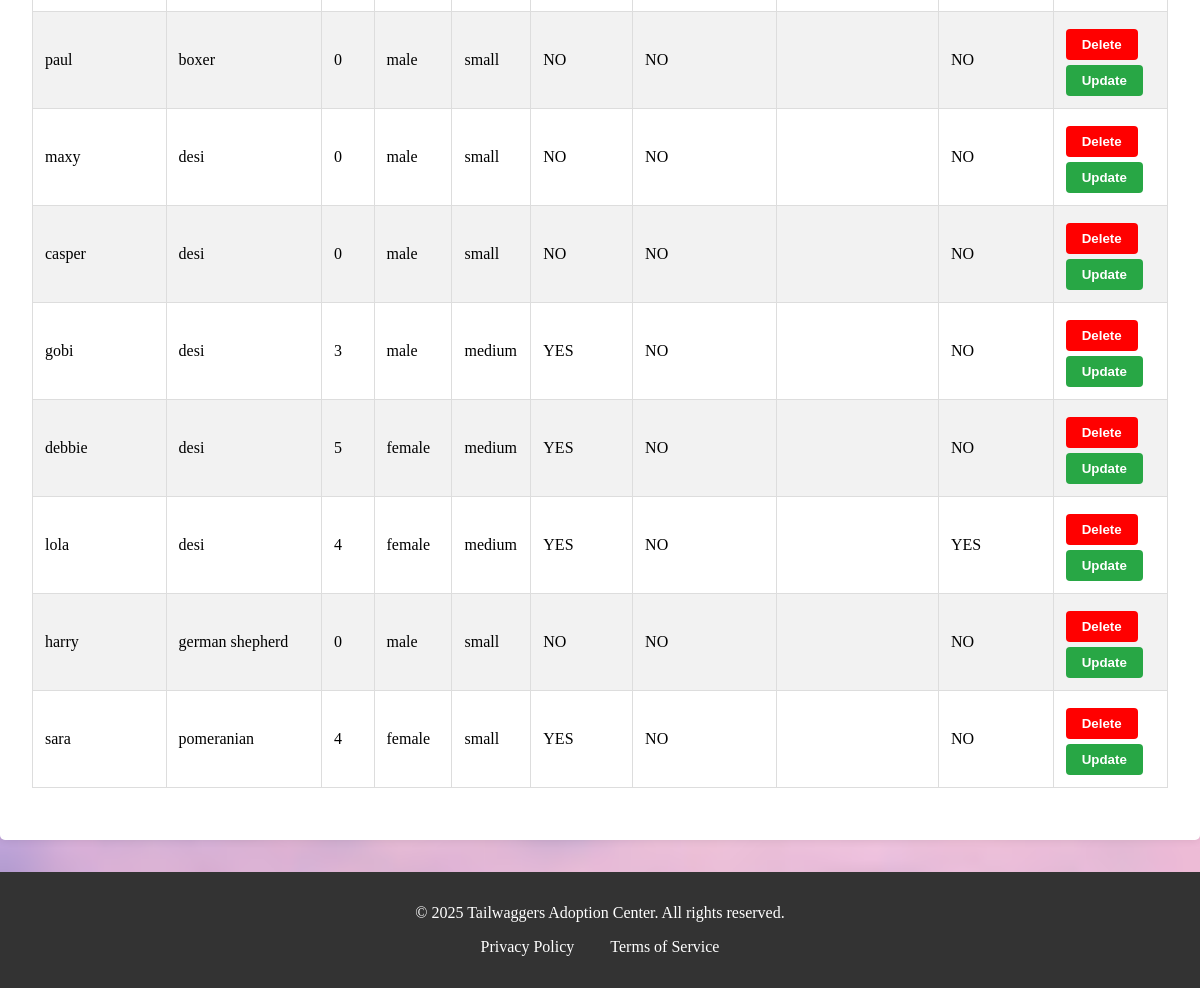
The app's page /manage_pets (signed in, lower part), older data.
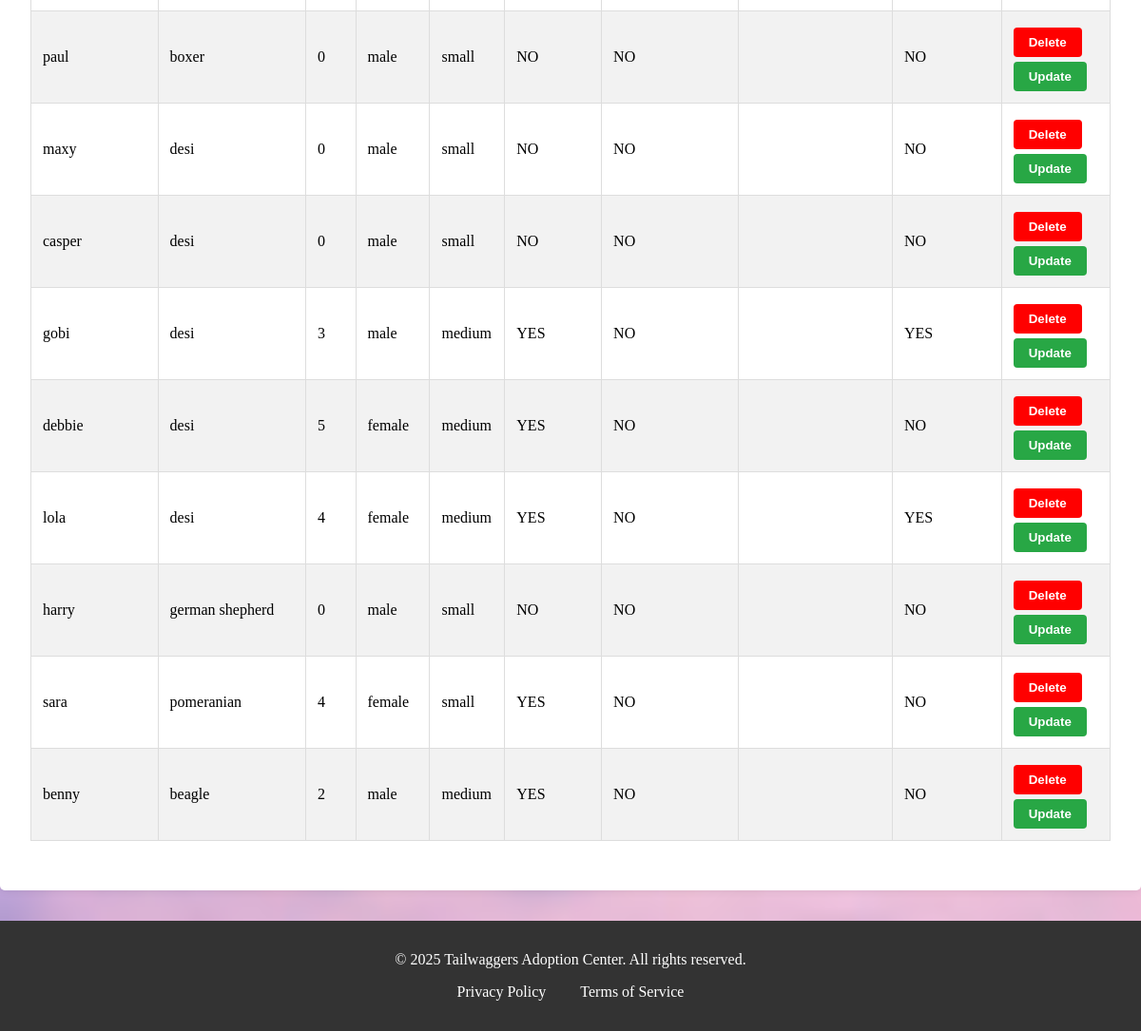
The same page, newer data.
### webpage/models.py (models this page shows, shortened)
class pet(models.Model):
    SIZE_CHOICES = [ ('small', 'Small'), ('medium', 'Medium'), ('large', 'Large'), ]
    GENDER_CHOICES =[("female","Female"),("male","Male")]
    name=models.CharField(max_length=50)
    age=models.CharField(max_length=20)
    breed=models.ForeignKey(breed,on_delete=models.CASCADE,default=1)
    gender=models.CharField(max_length=10,choices=GENDER_CHOICES ,default='male')
    description = models.TextField(max_length=300,blank=True)
    size = models.CharField(max_length=10, choices=SIZE_CHOICES, default='medium')
    vaccinations = models.BooleanField(default=False)
    spayed_neutered = models.BooleanField(default=False)
    medical_conditions = models.CharField(max_length=100, blank=True)
    image=models.ImageField(upload_to=("upload/image/"))
    is_adopted=models.BooleanField(default=False)
    class Meta:
        permissions = [("can_add_pet","can add pet")]

class breed(models.Model):
    ACTIVITY_LEVEL_CHOICES = [ ('low', 'Low'), ('medium', 'Medium'), ('high', 'High'), ]
    SIZE_CHOICES = [ ('small', 'Small'), ('medium', 'Medium'), ('large', 'Large'), ]
    name = models.CharField(max_length=50)
    good_with_kids = models.BooleanField(default=False)
    low_shedding =models.BooleanField(default=False)
    first_time_owner = models.BooleanField(default=False)
    Guard_dog = models.BooleanField(default=False)
    athletic = models.BooleanField(default=False)
    first_time_owner = models.BooleanField(default=False)
    image=models.ImageField(upload_to=("upload/image/"), blank=True)
    activity_level = models.CharField(max_length=10, choices=ACTIVITY_LEVEL_CHOICES, default='medium')
    size = models.CharField(max_length=10, choices=SIZE_CHOICES, default='medium')

### webpage/views.py (the view)
# urls.py: path('manage_pets',views.manage_pets, name="manage_pets"),
@user_passes_test(lambda u: u.is_staff)
@cache_control(no_cache=True, must_revalidate=True, no_store=True)
def manage_pets(request):
    pets = pet.objects.all()
    breeds = breed.objects.all()
    search_params = {
        'name__icontains': request.GET.get('search', ''),
        'breed__name__icontains': request.GET.get('breed', ''),
        'is_adopted': request.GET.get('adopted', '').lower() == 'yes' if request.GET.get('adopted') else None
    }
    search_params = {k: v for k, v in search_params.items() if v}
    if search_params:
        pets = pets.filter(**search_params)
    if request.method == 'POST':
        pet_id = request.POST.get('pet_id')
        pet_to_delete = pet.objects.get(id=pet_id)
        pet_to_delete.delete()
        messages.success(request, "Pet deleted successfully!")
        return redirect('manage_pets')
    return render(request, "staff/manage_pets.html", {"pets": pets,"search_params": search_params,"breeds": breeds})

### webpage/templates/staff/manage_pets.html (shortened to what this page needs)
{% extends 'base.html'%}
{% block content%}
<div class="manage-pets-container">
<table>
    <tbody>
        {% for pet in pets %}
        <tr>
            <td>{{ pet.name }}</td>
            <td>{{ pet.breed.name }}</td>
            <td>{{ pet.age }}</td>
            <td>{{ pet.gender }}</td>
            <td>{{ pet.size }}</td>
            <td>{% if pet.vaccinations %}
                YES
                {% else %}
                NO
                {% endif %}
            </td>
            <td>{%if  pet.spayed_neutered %}
                YES
                {% else %}
                NO
                {% endif %}
            </td>
            <td>{{ pet.medical_conditions }}</td>
            <td>{% if pet.is_adopted %}
                YES
                {% else %}
                NO
                {% endif %}
            </td>
            <td> <form method="POST">
                <button type="submit" class="delete-btn">Delete</button>
            </form>
            <a href="{% url 'update_pet' pet.id %}">
                <button type="submit" class="update-btn">Update</button>
            </a>
        </td>
    </tr>
    {% endfor %}
</tbody>
</table>
</div>
{% endblock%}

Row changes from the older to the newer data that the page shows:
changed pet "gobi": is_adopted "NO" → "YES"
added pet: name "benny", breed.name "beagle", age "2", gender "male", size "medium", vaccinations "YES", spayed_neutered "NO", is_adopted "NO"
